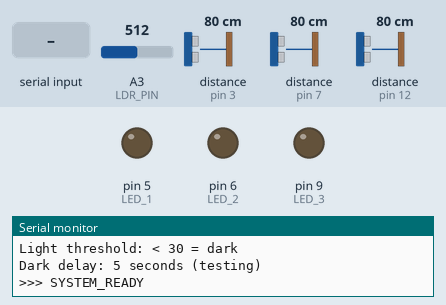
This sketch was run on a simulated Arduino Uno, built with avr-gcc and run on an emulated ATmega328P. On the bench: output pins drawn as LEDs (lit = HIGH), the last lines printed to the serial monitor. Wiring (inferred from the names in the program): 3 × ultrasonic range finder: trigger pin 2, echo pin 3 / trigger pin 4, echo pin 7 / trigger pin 8, echo pin 12. The inputs (shaded band) are chosen by the test bench; at power-on: distance to the obstacle (sensors on pin 3, pin 7, pin 12) 80 cm, A3 (LDR_PIN) = 512. The echo pulse lasts 58.3 µs per cm; pins used as bus, display or sensor lines are not drawn.

Above: at 1.4 s.
1.5 s: distance to the obstacle (sensor on pin 3) set to 2 cm
6.5 s: distance to the obstacle (sensor on pin 7) set to 2 cm
11.6 s: distance to the obstacle (sensor on pin 12) set to 2 cm
16.7 s: A3 (LDR_PIN) set to 15
21.7 s: "LIGHTS_\n" received over Serial
At 25.5 s:
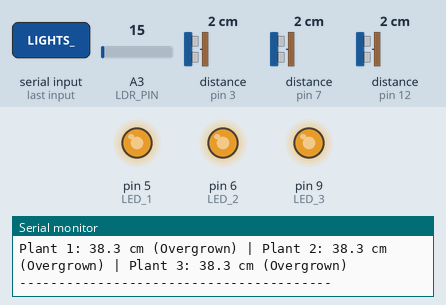
26.1 s: A3 (LDR_PIN) set to 26
27.9 s: A3 (LDR_PIN) set to 32
At 29.4 s:
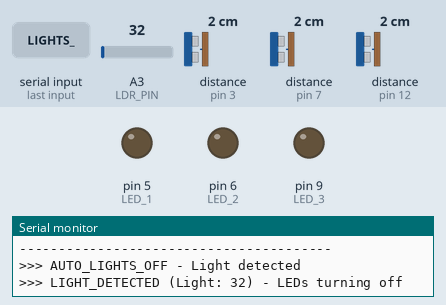
Timing chart, 0 to 30.9 s (numbered marks = the images above; inputs shaded):
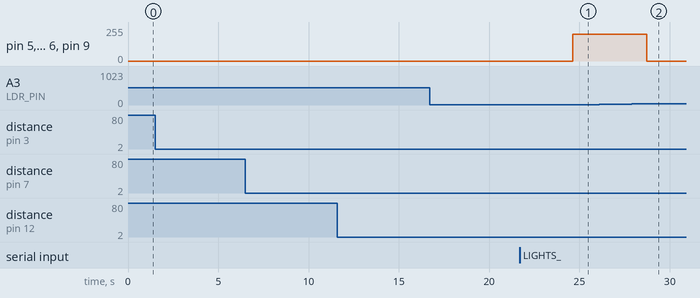

Measured:
- the behaviour switches between 29 and 30 on A3 (LDR_PIN) (found by bisection; images 1 and 2)
- after the input at 26.1 s, every drawn part: stays the same
- after the input at 27.9 s, pin 5 (LED_1), pin 6 (LED_2), pin 9 (LED_3): 200/255 → 0/255 after 0.83 s

The sketch:

light_sensor.ino
```cpp
/*
 * IoT Greenhouse - Node 3: Enhanced Light & Growth System with Command Interface
 *
 * This system continuously monitors plant heights and ambient light.
 *
 * NEW: Accepts commands from Raspberry Pi for manual light control
 *
 * Commands accepted:
 * - LIGHTS_ON_80     (turn lights on at 80% brightness)
 * - LIGHTS_OFF_0     (turn lights off)
 * - LIGHTS_AUTO_80   (return to automatic mode with 80% brightness)
 * - STATUS           (report current status)
 *
 * Hardware Requirements:
 * - Arduino Uno
 * - 3x HC-SR04 Ultrasonic Sensors (individual plant height)
 * - 1x LDR with 10kΩ resistor (ambient light sensing)
 * - 3x LEDs (grow lights for each plant)
 * - 3x 220Ω resistors for LEDs
 */

// Pin Definitions
#define TRIG_1 2
#define ECHO_1 3
#define TRIG_2 4
#define ECHO_2 7
#define TRIG_3 8
#define ECHO_3 12
#define LDR_PIN A3
#define LED_1 5
#define LED_2 6
#define LED_3 9

// Thresholds - Updated for your LDR readings
#define LIGHT_THRESHOLD 30      // Above this = bright, below = dark
#define DEFAULT_LED_BRIGHTNESS 200  // Default LED brightness when on (0-255)
#define DARK_DELAY 5000        // 5 seconds for testing, 30 seconds in practice
#define SENSOR_HEIGHT 50.0      // Height of sensors from ground (cm)
#define POT_HEIGHT 10.0         // Height of plant pots (cm)

// Timing
#define SENSOR_READ_INTERVAL 2000   // Read sensors every 2 seconds
#define STATUS_DISPLAY_INTERVAL 5000 // Display status every 5 seconds

// Plant data
float plantHeight[3] = {0, 0, 0};
int lightLevel = 0;
bool ledsOn = false;

// Timing variables
unsigned long lastSensorRead = 0;
unsigned long lastStatusDisplay = 0;
unsigned long darkStartTime = 0;
bool isDark = false;
bool darkTimerStarted = false;

// NEW: Manual control variables
enum LightControlMode {
  AUTO_MODE,
  MANUAL_ON,
  MANUAL_OFF
};

LightControlMode currentLightMode = AUTO_MODE;
int manualBrightness = DEFAULT_LED_BRIGHTNESS;
int currentBrightness = DEFAULT_LED_BRIGHTNESS;

void setup() {
  Serial.begin(9600);
  Serial.println(F("=== IoT Greenhouse Node 3: Enhanced Light & Growth System ==="));
  Serial.println(F("Command Interface Ready - Listening for Pi commands"));
  Serial.println(F("Monitoring 3 plants with automatic/manual lighting"));
  Serial.println();

  // Initialize pins
  pinMode(TRIG_1, OUTPUT);
  pinMode(ECHO_1, INPUT);
  pinMode(TRIG_2, OUTPUT);
  pinMode(ECHO_2, INPUT);
  pinMode(TRIG_3, OUTPUT);
  pinMode(ECHO_3, INPUT);
  pinMode(LED_1, OUTPUT);
  pinMode(LED_2, OUTPUT);
  pinMode(LED_3, OUTPUT);

  // Turn off LEDs initially
  setAllLEDs(0);

  Serial.println(F("System initialized - Starting continuous monitoring..."));
  Serial.println(F("Light threshold: < 30 = dark"));
  Serial.println(F("Dark delay: 5 seconds (testing)"));
  Serial.println(F(">>> SYSTEM_READY"));
  Serial.println();
}

void loop() {
  unsigned long currentTime = millis();

  // Handle commands from Raspberry Pi (NEW)
  handleSerialCommands();

  // Read sensors every 2 seconds
  if (currentTime - lastSensorRead >= SENSOR_READ_INTERVAL) {
    readAllSensors();

    // Only check automatic light conditions if in AUTO mode (MODIFIED)
    if (currentLightMode == AUTO_MODE) {
      checkLightConditions();
    }

    lastSensorRead = currentTime;
  }

  // Display status every 5 seconds
  if (currentTime - lastStatusDisplay >= STATUS_DISPLAY_INTERVAL) {
    displayStatus();
    lastStatusDisplay = currentTime;
  }

  delay(100); // Small delay for stability
}

// NEW: Handle commands from Raspberry Pi
void handleSerialCommands() {
  if (Serial.available()) {
    String command = Serial.readStringUntil('\n');
    command.trim();

    if (command.length() == 0) return;

    // Parse light commands: LIGHTS_ACTION_BRIGHTNESS
    if (command.startsWith("LIGHTS_")) {
      parseLightCommand(command);
    }
    else if (command == "STATUS") {
      reportDetailedStatus();
    }
    else {
      Serial.println(">>> UNKNOWN_COMMAND: " + command);
    }
  }
}

// NEW: Parse light command from Pi
void parseLightCommand(String command) {
  // Parse: LIGHTS_ON_80, LIGHTS_OFF_0, LIGHTS_AUTO_90
  int firstUnderscore = command.indexOf('_', 7);  // After "LIGHTS_"
  int secondUnderscore = command.indexOf('_', firstUnderscore + 1);

  if (firstUnderscore > 0 && secondUnderscore > 0) {
    String action = command.substring(7, firstUnderscore);
    int brightness = command.substring(secondUnderscore + 1).toInt();

    // Validate brightness (0-100%)
    brightness = constrain(brightness, 0, 100);

    if (action == "ON") {
      setManualLightControl(MANUAL_ON, brightness);
      Serial.println(">>> LIGHTS_MANUAL_ON: " + String(brightness) + "%");
    }
    else if (action == "OFF") {
      setManualLightControl(MANUAL_OFF, 0);
      Serial.println(">>> LIGHTS_MANUAL_OFF");
    }
    else if (action == "AUTO") {
      manualBrightness = map(brightness, 0, 100, 0, 255);  // Store preferred brightness
      setManualLightControl(AUTO_MODE, brightness);
      Serial.println(">>> LIGHTS_AUTO_MODE: " + String(brightness) + "%");
    }
    else {
      Serial.println(">>> INVALID_ACTION: Use ON, OFF, or AUTO");
    }
  } else {
    Serial.println(">>> COMMAND_FORMAT_ERROR: Use LIGHTS_ACTION_BRIGHTNESS");
  }
}

// NEW: Set manual light control mode
void setManualLightControl(LightControlMode mode, int brightnessPercent) {
  currentLightMode = mode;

  switch (mode) {
    case MANUAL_ON:
      currentBrightness = map(brightnessPercent, 0, 100, 0, 255);
      setAllLEDs(currentBrightness);
      ledsOn = true;
      Serial.println(">>> LIGHTS_FORCED_ON: " + String(brightnessPercent) + "%");
      break;

    case MANUAL_OFF:
      setAllLEDs(0);
      ledsOn = false;
      Serial.println(">>> LIGHTS_FORCED_OFF");
      break;

    case AUTO_MODE:
      Serial.println(">>> LIGHTS_AUTO_MODE_ACTIVE: " + String(brightnessPercent) + "%");
      // Light control will be handled by checkLightConditions()
      break;
  }
}

// NEW: Set all LEDs to specified brightness
void setAllLEDs(int brightness) {
  analogWrite(LED_1, brightness);
  analogWrite(LED_2, brightness);
  analogWrite(LED_3, brightness);
}

// NEW: Detailed status report for Pi
void reportDetailedStatus() {
  Serial.println(">>> STATUS_REPORT_START");
  Serial.println(">>> LIGHT_MODE: " + getModeString(currentLightMode));
  Serial.println(">>> LEDS_STATUS: " + String(ledsOn ? "ON" : "OFF"));
  Serial.println(">>> LIGHT_LEVEL: " + String(lightLevel));
  Serial.println(">>> LED_BRIGHTNESS: " + String((currentBrightness * 100) / 255) + "%");

  // Plant heights
  for (int i = 0; i < 3; i++) {
    Serial.println(">>> PLANT_" + String(i+1) + "_HEIGHT: " + String(plantHeight[i]));
  }

  Serial.println(">>> LIGHT_THRESHOLD: " + String(LIGHT_THRESHOLD));
  Serial.println(">>> STATUS_REPORT_END");
}

String getModeString(LightControlMode mode) {
  switch (mode) {
    case AUTO_MODE: return "AUTO";
    case MANUAL_ON: return "MANUAL_ON";
    case MANUAL_OFF: return "MANUAL_OFF";
    default: return "UNKNOWN";
  }
}

void readAllSensors() {
  // Read ambient light level
  lightLevel = analogRead(LDR_PIN);

  // Read plant heights with delays to avoid sensor interference
  plantHeight[0] = readPlantHeight(TRIG_1, ECHO_1);
  delay(60);

  plantHeight[1] = readPlantHeight(TRIG_2, ECHO_2);
  delay(60);

  plantHeight[2] = readPlantHeight(TRIG_3, ECHO_3);
}

float readPlantHeight(byte trigPin, byte echoPin) {
  // Send ultrasonic pulse
  digitalWrite(trigPin, LOW);
  delayMicroseconds(2);
  digitalWrite(trigPin, HIGH);
  delayMicroseconds(10);
  digitalWrite(trigPin, LOW);

  // Read echo duration with timeout
  long duration = pulseIn(echoPin, HIGH, 30000);
  if (duration == 0) return -1; // No echo received

  // Calculate distance in cm
  float distance = (duration * 0.034) / 2;

  // Convert to plant height
  float height = SENSOR_HEIGHT - distance - POT_HEIGHT;

  // Return valid height or -1 for invalid reading
  return (height > 0 && height < 50) ? height : -1;
}

void checkLightConditions() {
  unsigned long currentTime = millis();

  // Check if it's currently dark
  bool currentlyDark = (lightLevel < LIGHT_THRESHOLD);

  if (currentlyDark) {
    // It's dark now
    if (!isDark) {
      // Just became dark - start the timer
      isDark = true;
      darkTimerStarted = true;
      darkStartTime = currentTime;
      Serial.print(F(">>> DARK_DETECTED (Light: "));
      Serial.print(lightLevel);
      Serial.println(F(") - Starting timer..."));
    } else if (darkTimerStarted) {
      // Still dark - check if delay time has passed
      if (currentTime - darkStartTime >= DARK_DELAY) {
        // Dark delay elapsed - turn on LEDs
        if (!ledsOn) {
          turnOnLEDs();
        }
      }
    }
  } else {
    // It's bright now
    if (isDark) {
      // Just became bright - turn off LEDs and reset timer
      isDark = false;
      darkTimerStarted = false;
      if (ledsOn) {
        turnOffLEDs();
      }
      Serial.print(F(">>> LIGHT_DETECTED (Light: "));
      Serial.print(lightLevel);
      Serial.println(F(") - LEDs turning off"));
    }
  }
}

void turnOnLEDs() {
  setAllLEDs(manualBrightness > 0 ? manualBrightness : DEFAULT_LED_BRIGHTNESS);
  currentBrightness = manualBrightness > 0 ? manualBrightness : DEFAULT_LED_BRIGHTNESS;
  ledsOn = true;

  Serial.println(F(">>> AUTO_LIGHTS_ON - Dark delay elapsed"));
  Serial.print(F("    LED Brightness: "));
  Serial.print((currentBrightness * 100) / 255);
  Serial.println(F("%"));
}

void turnOffLEDs() {
  setAllLEDs(0);
  ledsOn = false;

  Serial.println(F(">>> AUTO_LIGHTS_OFF - Light detected"));
}

void displayStatus() {
  // Light status
  Serial.print(F("Light: "));
  Serial.print(lightLevel);

  if (lightLevel < LIGHT_THRESHOLD) {
    Serial.print(F(" (DARK)"));
    if (darkTimerStarted && currentLightMode == AUTO_MODE) {
      unsigned long timeInDark = millis() - darkStartTime;
      unsigned long remaining = DARK_DELAY - timeInDark;
      if (remaining > 0) {
        Serial.print(F(" - Timer: "));
        Serial.print(remaining / 1000);
        Serial.print(F("s remaining"));
      }
    }
  } else {
    Serial.print(F(" (BRIGHT)"));
  }

  Serial.print(F(" | LEDs: "));
  Serial.print(ledsOn ? F("ON") : F("OFF"));

  if (ledsOn) {
    Serial.print(F(" ("));
    Serial.print((currentBrightness * 100) / 255);
    Serial.print(F("%)"));
  }

  Serial.print(F(" | Mode: "));
  Serial.print(getModeString(currentLightMode));

  Serial.println();

  // Plant heights
  for (byte i = 0; i < 3; i++) {
    Serial.print(F("Plant "));
    Serial.print(i + 1);
    Serial.print(F(": "));

    if (plantHeight[i] > 0) {
      Serial.print(plantHeight[i], 1);
      Serial.print(F(" cm"));

      // Add growth stage
      if (plantHeight[i] <= 5.0) {
        Serial.print(F(" (Seedling)"));
      } else if (plantHeight[i] <= 15.0) {
        Serial.print(F(" (Vegetative)"));
      } else if (plantHeight[i] <= 25.0) {
        Serial.print(F(" (Mature)"));
      } else {
        Serial.print(F(" (Overgrown)"));
      }
    } else {
      Serial.print(F("No reading"));
    }

    if (i < 2) Serial.print(F(" | "));
  }

  Serial.println();
  Serial.println(F("----------------------------------------"));
}
```
